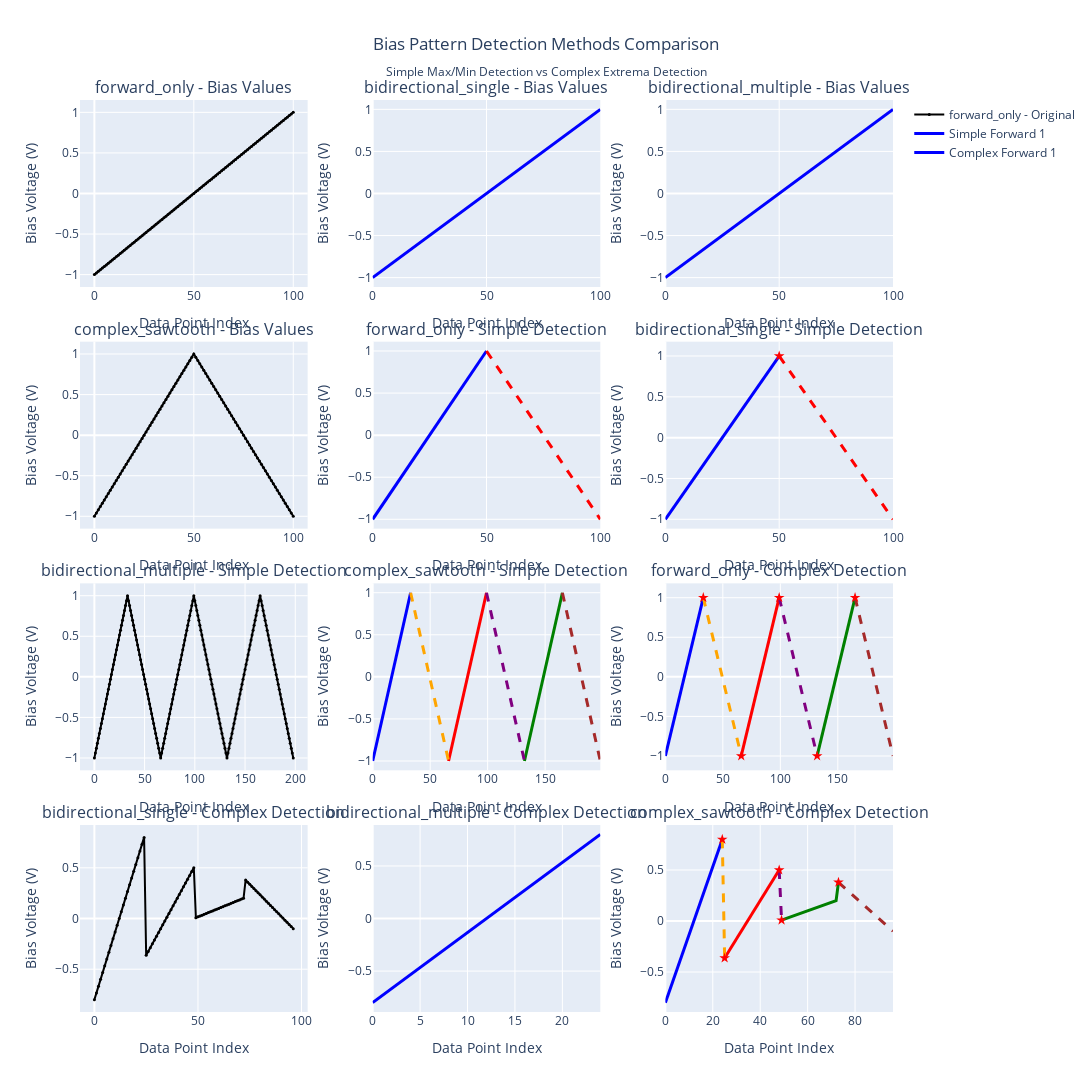

Here is the notebook cell this chart was saved with:
### Code cell
# Create Visualization Comparing Both Methods
# 創建視覺化圖表比較兩種方法

def create_method_comparison_plot(test_patterns: Dict[str, np.ndarray], 
                                comparison_df: pd.DataFrame) -> go.Figure:
    """
    創建方法比較的可視化圖表
    
    Args:
        test_patterns: 測試模式數據
        comparison_df: 比較結果表格
    
    Returns:
        go.Figure: Plotly圖形對象
    """
    # 選擇幾個代表性的模式進行詳細可視化
    selected_patterns = ['forward_only', 'bidirectional_single', 'bidirectional_multiple', 'complex_sawtooth']
    
    fig = make_subplots(
        rows=len(selected_patterns), cols=3,
        subplot_titles=[
            f'{pattern} - Bias Values' for pattern in selected_patterns
        ] + [
            f'{pattern} - Simple Detection' for pattern in selected_patterns
        ] + [
            f'{pattern} - Complex Detection' for pattern in selected_patterns
        ],
        horizontal_spacing=0.08,
        vertical_spacing=0.06,
        specs=[[{"secondary_y": False}, {"secondary_y": False}, {"secondary_y": False}] for _ in selected_patterns]
    )
    
    colors = ['blue', 'red', 'green', 'orange', 'purple', 'brown', 'pink', 'gray']
    
    for i, pattern_name in enumerate(selected_patterns):
        if pattern_name not in test_patterns:
            continue
            
        bias_values = test_patterns[pattern_name]
        row = i + 1
        
        # Column 1: Original bias values
        fig.add_trace(
            go.Scatter(
                x=list(range(len(bias_values))),
                y=bias_values,
                mode='lines+markers',
                name=f'{pattern_name} - Original',
                line=dict(color='black', width=2),
                marker=dict(size=3),
                showlegend=(i == 0)
            ),
            row=row, col=1
        )
        
        # Get detection results
        simple_result = detect_bias_pattern_simple(bias_values)
        complex_result = detect_bias_pattern_complex(bias_values, sensitivity=0.05)
        
        # Column 2: Simple method segments
        color_idx = 0
        for j, segment in enumerate(simple_result['forward_segments']):
            fig.add_trace(
                go.Scatter(
                    x=segment,
                    y=bias_values[segment],
                    mode='lines',
                    name=f'Simple Forward {j+1}' if i == 0 else None,
                    line=dict(color=colors[color_idx % len(colors)], width=3),
                    showlegend=(i == 0)
                ),
                row=row, col=2
            )
            color_idx += 1
            
        for j, segment in enumerate(simple_result['backward_segments']):
            fig.add_trace(
                go.Scatter(
                    x=segment,
                    y=bias_values[segment],
                    mode='lines',
                    name=f'Simple Backward {j+1}' if i == 0 else None,
                    line=dict(color=colors[color_idx % len(colors)], width=3, dash='dash'),
                    showlegend=(i == 0)
                ),
                row=row, col=2
            )
            color_idx += 1
        
        # Column 3: Complex method segments
        color_idx = 0
        for j, segment in enumerate(complex_result['forward_segments']):
            fig.add_trace(
                go.Scatter(
                    x=segment,
                    y=bias_values[segment],
                    mode='lines',
                    name=f'Complex Forward {j+1}' if i == 0 else None,
                    line=dict(color=colors[color_idx % len(colors)], width=3),
                    showlegend=(i == 0)
                ),
                row=row, col=3
            )
            color_idx += 1
            
        for j, segment in enumerate(complex_result['backward_segments']):
            fig.add_trace(
                go.Scatter(
                    x=segment,
                    y=bias_values[segment],
                    mode='lines',
                    name=f'Complex Backward {j+1}' if i == 0 else None,
                    line=dict(color=colors[color_idx % len(colors)], width=3, dash='dash'),
                    showlegend=(i == 0)
                ),
                row=row, col=3
            )
            color_idx += 1
        
        # 標記極值點（僅在複雜方法中）
        if complex_result['extrema_points']:
            extrema_indices = complex_result['extrema_points']
            fig.add_trace(
                go.Scatter(
                    x=extrema_indices,
                    y=bias_values[extrema_indices],
                    mode='markers',
                    name='Extrema Points' if i == 0 else None,
                    marker=dict(color='red', size=8, symbol='star'),
                    showlegend=(i == 0)
                ),
                row=row, col=3
            )
    
    # 更新軸標籤
    for i in range(len(selected_patterns)):
        row = i + 1
        for col in [1, 2, 3]:
            fig.update_xaxes(title_text="Data Point Index", row=row, col=col)
            fig.update_yaxes(title_text="Bias Voltage (V)", row=row, col=col)
    
    fig.update_layout(
        title=dict(
            text="Bias Pattern Detection Methods Comparison<br><sub>Simple Max/Min Detection vs Complex Extrema Detection</sub>",
            x=0.5
        ),
        width=1400,
        height=300 * len(selected_patterns),
        showlegend=True,
        legend=dict(x=1.02, y=1.0)
    )
    
    return fig

# 創建並顯示比較圖表
if test_bias_patterns:
    comparison_plot = create_method_comparison_plot(test_bias_patterns, comparison_df)
    comparison_plot.show()
    
    print("\n" + "=" * 80)
    print("📊 VISUALIZATION COMPLETED")
    print("=" * 80)
    print("The plot above shows:")
    print("• Column 1: Original bias scanning patterns")
    print("• Column 2: Simple method detection results (solid=forward, dash=backward)")
    print("• Column 3: Complex method detection results with extrema points marked")
    print("• Different colors represent different detected segments")
else:
    print("❌ No test patterns available for visualization")

### Figure 1 — Plotly figure (JSON) as saved in the notebook; plotly's stock layout.template omitted (floating-point values rounded to 4 significant figures; data arrays with more than 128 entries replaced by an {"elided": "..."} marker saying what was removed)
{"data": [{"line": {"color": "black", "width": 2}, "marker": {"size": 3}, "mode": "lines+markers", "name": "forward_only - Original", "showlegend": true, "type": "scatter", "x": [0, 1, 2, 3, 4, 5, 6, 7, 8, 9, 10, 11, 12, 13, 14, 15, 16, 17, 18, 19, 20, 21, 22, 23, 24, 25, 26, 27, 28, 29, 30, 31, 32, 33, 34, 35, 36, 37, 38, 39, 40, 41, 42, 43, 44, 45, 46, 47, 48, 49, 50, 51, 52, 53, 54, 55, 56, 57, 58, 59, 60, 61, 62, 63, 64, 65, 66, 67, 68, 69, 70, 71, 72, 73, 74, 75, 76, 77, 78, 79, 80, 81, 82, 83, 84, 85, 86, 87, 88, 89, 90, 91, 92, 93, 94, 95, 96, 97, 98, 99, 100], "xaxis": "x", "y": [-1.0, -0.98, -0.96, -0.94, -0.92, -0.9, -0.88, -0.86, -0.84, -0.82, -0.8, -0.78, -0.76, -0.74, -0.72, -0.7, -0.68, -0.66, -0.64, -0.62, -0.6, -0.58, -0.56, -0.54, -0.52, -0.5, -0.48, -0.46, -0.44, -0.42, -0.4, -0.38, -0.36, -0.34, -0.32, -0.3, -0.28, -0.26, -0.24, -0.22, -0.2, -0.18, -0.16, -0.14, -0.12, -0.1, -0.08, -0.06, -0.04, -0.02, 0.0, 0.02, 0.04, 0.06, 0.08, 0.1, 0.12, 0.14, 0.16, 0.18, 0.2, 0.22, 0.24, 0.26, 0.28, 0.3, 0.32, 0.34, 0.36, 0.38, 0.4, 0.42, 0.44, 0.46, 0.48, 0.5, 0.52, 0.54, 0.56, 0.58, 0.6, 0.62, 0.64, 0.66, 0.68, 0.7, 0.72, 0.74, 0.76, 0.78, 0.8, 0.82, 0.84, 0.86, 0.88, 0.9, 0.92, 0.94, 0.96, 0.98, 1.0], "yaxis": "y"}, {"line": {"color": "blue", "width": 3}, "mode": "lines", "name": "Simple Forward 1", "showlegend": true, "type": "scatter", "x": [0, 1, 2, 3, 4, 5, 6, 7, 8, 9, 10, 11, 12, 13, 14, 15, 16, 17, 18, 19, 20, 21, 22, 23, 24, 25, 26, 27, 28, 29, 30, 31, 32, 33, 34, 35, 36, 37, 38, 39, 40, 41, 42, 43, 44, 45, 46, 47, 48, 49, 50, 51, 52, 53, 54, 55, 56, 57, 58, 59, 60, 61, 62, 63, 64, 65, 66, 67, 68, 69, 70, 71, 72, 73, 74, 75, 76, 77, 78, 79, 80, 81, 82, 83, 84, 85, 86, 87, 88, 89, 90, 91, 92, 93, 94, 95, 96, 97, 98, 99, 100], "xaxis": "x2", "y": [-1.0, -0.98, -0.96, -0.94, -0.92, -0.9, -0.88, -0.86, -0.84, -0.82, -0.8, -0.78, -0.76, -0.74, -0.72, -0.7, -0.68, -0.66, -0.64, -0.62, -0.6, -0.58, -0.56, -0.54, -0.52, -0.5, -0.48, -0.46, -0.44, -0.42, -0.4, -0.38, -0.36, -0.34, -0.32, -0.3, -0.28, -0.26, -0.24, -0.22, -0.2, -0.18, -0.16, -0.14, -0.12, -0.1, -0.08, -0.06, -0.04, -0.02, 0.0, 0.02, 0.04, 0.06, 0.08, 0.1, 0.12, 0.14, 0.16, 0.18, 0.2, 0.22, 0.24, 0.26, 0.28, 0.3, 0.32, 0.34, 0.36, 0.38, 0.4, 0.42, 0.44, 0.46, 0.48, 0.5, 0.52, 0.54, 0.56, 0.58, 0.6, 0.62, 0.64, 0.66, 0.68, 0.7, 0.72, 0.74, 0.76, 0.78, 0.8, 0.82, 0.84, 0.86, 0.88, 0.9, 0.92, 0.94, 0.96, 0.98, 1.0], "yaxis": "y2"}, {"line": {"color": "blue", "width": 3}, "mode": "lines", "name": "Complex Forward 1", "showlegend": true, "type": "scatter", "x": [0, 1, 2, 3, 4, 5, 6, 7, 8, 9, 10, 11, 12, 13, 14, 15, 16, 17, 18, 19, 20, 21, 22, 23, 24, 25, 26, 27, 28, 29, 30, 31, 32, 33, 34, 35, 36, 37, 38, 39, 40, 41, 42, 43, 44, 45, 46, 47, 48, 49, 50, 51, 52, 53, 54, 55, 56, 57, 58, 59, 60, 61, 62, 63, 64, 65, 66, 67, 68, 69, 70, 71, 72, 73, 74, 75, 76, 77, 78, 79, 80, 81, 82, 83, 84, 85, 86, 87, 88, 89, 90, 91, 92, 93, 94, 95, 96, 97, 98, 99, 100], "xaxis": "x3", "y": [-1.0, -0.98, -0.96, -0.94, -0.92, -0.9, -0.88, -0.86, -0.84, -0.82, -0.8, -0.78, -0.76, -0.74, -0.72, -0.7, -0.68, -0.66, -0.64, -0.62, -0.6, -0.58, -0.56, -0.54, -0.52, -0.5, -0.48, -0.46, -0.44, -0.42, -0.4, -0.38, -0.36, -0.34, -0.32, -0.3, -0.28, -0.26, -0.24, -0.22, -0.2, -0.18, -0.16, -0.14, -0.12, -0.1, -0.08, -0.06, -0.04, -0.02, 0.0, 0.02, 0.04, 0.06, 0.08, 0.1, 0.12, 0.14, 0.16, 0.18, 0.2, 0.22, 0.24, 0.26, 0.28, 0.3, 0.32, 0.34, 0.36, 0.38, 0.4, 0.42, 0.44, 0.46, 0.48, 0.5, 0.52, 0.54, 0.56, 0.58, 0.6, 0.62, 0.64, 0.66, 0.68, 0.7, 0.72, 0.74, 0.76, 0.78, 0.8, 0.82, 0.84, 0.86, 0.88, 0.9, 0.92, 0.94, 0.96, 0.98, 1.0], "yaxis": "y3"}, {"line": {"color": "black", "width": 2}, "marker": {"size": 3}, "mode": "lines+markers", "name": "bidirectional_single - Original", "showlegend": false, "type": "scatter", "x": [0, 1, 2, 3, 4, 5, 6, 7, 8, 9, 10, 11, 12, 13, 14, 15, 16, 17, 18, 19, 20, 21, 22, 23, 24, 25, 26, 27, 28, 29, 30, 31, 32, 33, 34, 35, 36, 37, 38, 39, 40, 41, 42, 43, 44, 45, 46, 47, 48, 49, 50, 51, 52, 53, 54, 55, 56, 57, 58, 59, 60, 61, 62, 63, 64, 65, 66, 67, 68, 69, 70, 71, 72, 73, 74, 75, 76, 77, 78, 79, 80, 81, 82, 83, 84, 85, 86, 87, 88, 89, 90, 91, 92, 93, 94, 95, 96, 97, 98, 99, 100], "xaxis": "x4", "y": [-1.0, -0.96, -0.92, -0.88, -0.84, -0.8, -0.76, -0.72, -0.68, -0.64, -0.6, -0.56, -0.52, -0.48, -0.44, -0.4, -0.36, -0.32, -0.28, -0.24, -0.2, -0.16, -0.12, -0.08, -0.04, 0.0, 0.04, 0.08, 0.12, 0.16, 0.2, 0.24, 0.28, 0.32, 0.36, 0.4, 0.44, 0.48, 0.52, 0.56, 0.6, 0.64, 0.68, 0.72, 0.76, 0.8, 0.84, 0.88, 0.92, 0.96, 1.0, 0.96, 0.92, 0.88, 0.84, 0.8, 0.76, 0.72, 0.68, 0.64, 0.6, 0.56, 0.52, 0.48, 0.44, 0.4, 0.36, 0.32, 0.28, 0.24, 0.2, 0.16, 0.12, 0.08, 0.04, 0.0, -0.04, -0.08, -0.12, -0.16, -0.2, -0.24, -0.28, -0.32, -0.36, -0.4, -0.44, -0.48, -0.52, -0.56, -0.6, -0.64, -0.68, -0.72, -0.76, -0.8, -0.84, -0.88, -0.92, -0.96, -1.0], "yaxis": "y4"}, {"line": {"color": "blue", "width": 3}, "mode": "lines", "showlegend": false, "type": "scatter", "x": [0, 1, 2, 3, 4, 5, 6, 7, 8, 9, 10, 11, 12, 13, 14, 15, 16, 17, 18, 19, 20, 21, 22, 23, 24, 25, 26, 27, 28, 29, 30, 31, 32, 33, 34, 35, 36, 37, 38, 39, 40, 41, 42, 43, 44, 45, 46, 47, 48, 49, 50], "xaxis": "x5", "y": [-1.0, -0.96, -0.92, -0.88, -0.84, -0.8, -0.76, -0.72, -0.68, -0.64, -0.6, -0.56, -0.52, -0.48, -0.44, -0.4, -0.36, -0.32, -0.28, -0.24, -0.2, -0.16, -0.12, -0.08, -0.04, 0.0, 0.04, 0.08, 0.12, 0.16, 0.2, 0.24, 0.28, 0.32, 0.36, 0.4, 0.44, 0.48, 0.52, 0.56, 0.6, 0.64, 0.68, 0.72, 0.76, 0.8, 0.84, 0.88, 0.92, 0.96, 1.0], "yaxis": "y5"}, {"line": {"color": "red", "dash": "dash", "width": 3}, "mode": "lines", "showlegend": false, "type": "scatter", "x": [50, 51, 52, 53, 54, 55, 56, 57, 58, 59, 60, 61, 62, 63, 64, 65, 66, 67, 68, 69, 70, 71, 72, 73, 74, 75, 76, 77, 78, 79, 80, 81, 82, 83, 84, 85, 86, 87, 88, 89, 90, 91, 92, 93, 94, 95, 96, 97, 98, 99, 100], "xaxis": "x5", "y": [1.0, 0.96, 0.92, 0.88, 0.84, 0.8, 0.76, 0.72, 0.68, 0.64, 0.6, 0.56, 0.52, 0.48, 0.44, 0.4, 0.36, 0.32, 0.28, 0.24, 0.2, 0.16, 0.12, 0.08, 0.04, 0.0, -0.04, -0.08, -0.12, -0.16, -0.2, -0.24, -0.28, -0.32, -0.36, -0.4, -0.44, -0.48, -0.52, -0.56, -0.6, -0.64, -0.68, -0.72, -0.76, -0.8, -0.84, -0.88, -0.92, -0.96, -1.0], "yaxis": "y5"}, {"line": {"color": "blue", "width": 3}, "mode": "lines", "showlegend": false, "type": "scatter", "x": [0, 1, 2, 3, 4, 5, 6, 7, 8, 9, 10, 11, 12, 13, 14, 15, 16, 17, 18, 19, 20, 21, 22, 23, 24, 25, 26, 27, 28, 29, 30, 31, 32, 33, 34, 35, 36, 37, 38, 39, 40, 41, 42, 43, 44, 45, 46, 47, 48, 49, 50], "xaxis": "x6", "y": [-1.0, -0.96, -0.92, -0.88, -0.84, -0.8, -0.76, -0.72, -0.68, -0.64, -0.6, -0.56, -0.52, -0.48, -0.44, -0.4, -0.36, -0.32, -0.28, -0.24, -0.2, -0.16, -0.12, -0.08, -0.04, 0.0, 0.04, 0.08, 0.12, 0.16, 0.2, 0.24, 0.28, 0.32, 0.36, 0.4, 0.44, 0.48, 0.52, 0.56, 0.6, 0.64, 0.68, 0.72, 0.76, 0.8, 0.84, 0.88, 0.92, 0.96, 1.0], "yaxis": "y6"}, {"line": {"color": "red", "dash": "dash", "width": 3}, "mode": "lines", "showlegend": false, "type": "scatter", "x": [50, 51, 52, 53, 54, 55, 56, 57, 58, 59, 60, 61, 62, 63, 64, 65, 66, 67, 68, 69, 70, 71, 72, 73, 74, 75, 76, 77, 78, 79, 80, 81, 82, 83, 84, 85, 86, 87, 88, 89, 90, 91, 92, 93, 94, 95, 96, 97, 98, 99, 100], "xaxis": "x6", "y": [1.0, 0.96, 0.92, 0.88, 0.84, 0.8, 0.76, 0.72, 0.68, 0.64, 0.6, 0.56, 0.52, 0.48, 0.44, 0.4, 0.36, 0.32, 0.28, 0.24, 0.2, 0.16, 0.12, 0.08, 0.04, 0.0, -0.04, -0.08, -0.12, -0.16, -0.2, -0.24, -0.28, -0.32, -0.36, -0.4, -0.44, -0.48, -0.52, -0.56, -0.6, -0.64, -0.68, -0.72, -0.76, -0.8, -0.84, -0.88, -0.92, -0.96, -1.0], "yaxis": "y6"}, {"marker": {"color": "red", "size": 8, "symbol": "star"}, "mode": "markers", "showlegend": false, "type": "scatter", "x": [50], "xaxis": "x6", "y": [1.0], "yaxis": "y6"}, {"line": {"color": "black", "width": 2}, "marker": {"size": 3}, "mode": "lines+markers", "name": "bidirectional_multiple - Original", "showlegend": false, "type": "scatter", "x": {"elided": "199 int values"}, "xaxis": "x7", "y": {"elided": "199 float values"}, "yaxis": "y7"}, {"line": {"color": "blue", "width": 3}, "mode": "lines", "showlegend": false, "type": "scatter", "x": [0, 1, 2, 3, 4, 5, 6, 7, 8, 9, 10, 11, 12, 13, 14, 15, 16, 17, 18, 19, 20, 21, 22, 23, 24, 25, 26, 27, 28, 29, 30, 31, 32, 33], "xaxis": "x8", "y": [-1.0, -0.9394, -0.8788, -0.8182, -0.7576, -0.697, -0.6364, -0.5758, -0.5152, -0.4545, -0.3939, -0.3333, -0.2727, -0.2121, -0.1515, -0.09091, -0.0303, 0.0303, 0.09091, 0.1515, 0.2121, 0.2727, 0.3333, 0.3939, 0.4545, 0.5152, 0.5758, 0.6364, 0.697, 0.7576, 0.8182, 0.8788, 0.9394, 1.0], "yaxis": "y8"}, {"line": {"color": "red", "width": 3}, "mode": "lines", "showlegend": false, "type": "scatter", "x": [66, 67, 68, 69, 70, 71, 72, 73, 74, 75, 76, 77, 78, 79, 80, 81, 82, 83, 84, 85, 86, 87, 88, 89, 90, 91, 92, 93, 94, 95, 96, 97, 98, 99], "xaxis": "x8", "y": [-1.0, -0.9394, -0.8788, -0.8182, -0.7576, -0.697, -0.6364, -0.5758, -0.5152, -0.4545, -0.3939, -0.3333, -0.2727, -0.2121, -0.1515, -0.09091, -0.0303, 0.0303, 0.09091, 0.1515, 0.2121, 0.2727, 0.3333, 0.3939, 0.4545, 0.5152, 0.5758, 0.6364, 0.697, 0.7576, 0.8182, 0.8788, 0.9394, 1.0], "yaxis": "y8"}, {"line": {"color": "green", "width": 3}, "mode": "lines", "showlegend": false, "type": "scatter", "x": [132, 133, 134, 135, 136, 137, 138, 139, 140, 141, 142, 143, 144, 145, 146, 147, 148, 149, 150, 151, 152, 153, 154, 155, 156, 157, 158, 159, 160, 161, 162, 163, 164, 165], "xaxis": "x8", "y": [-1.0, -0.9394, -0.8788, -0.8182, -0.7576, -0.697, -0.6364, -0.5758, -0.5152, -0.4545, -0.3939, -0.3333, -0.2727, -0.2121, -0.1515, -0.09091, -0.0303, 0.0303, 0.09091, 0.1515, 0.2121, 0.2727, 0.3333, 0.3939, 0.4545, 0.5152, 0.5758, 0.6364, 0.697, 0.7576, 0.8182, 0.8788, 0.9394, 1.0], "yaxis": "y8"}, {"line": {"color": "orange", "dash": "dash", "width": 3}, "mode": "lines", "showlegend": false, "type": "scatter", "x": [33, 34, 35, 36, 37, 38, 39, 40, 41, 42, 43, 44, 45, 46, 47, 48, 49, 50, 51, 52, 53, 54, 55, 56, 57, 58, 59, 60, 61, 62, 63, 64, 65, 66], "xaxis": "x8", "y": [1.0, 0.9394, 0.8788, 0.8182, 0.7576, 0.697, 0.6364, 0.5758, 0.5152, 0.4545, 0.3939, 0.3333, 0.2727, 0.2121, 0.1515, 0.09091, 0.0303, -0.0303, -0.09091, -0.1515, -0.2121, -0.2727, -0.3333, -0.3939, -0.4545, -0.5152, -0.5758, -0.6364, -0.697, -0.7576, -0.8182, -0.8788, -0.9394, -1.0], "yaxis": "y8"}, {"line": {"color": "purple", "dash": "dash", "width": 3}, "mode": "lines", "showlegend": false, "type": "scatter", "x": [99, 100, 101, 102, 103, 104, 105, 106, 107, 108, 109, 110, 111, 112, 113, 114, 115, 116, 117, 118, 119, 120, 121, 122, 123, 124, 125, 126, 127, 128, 129, 130, 131, 132], "xaxis": "x8", "y": [1.0, 0.9394, 0.8788, 0.8182, 0.7576, 0.697, 0.6364, 0.5758, 0.5152, 0.4545, 0.3939, 0.3333, 0.2727, 0.2121, 0.1515, 0.09091, 0.0303, -0.0303, -0.09091, -0.1515, -0.2121, -0.2727, -0.3333, -0.3939, -0.4545, -0.5152, -0.5758, -0.6364, -0.697, -0.7576, -0.8182, -0.8788, -0.9394, -1.0], "yaxis": "y8"}, {"line": {"color": "brown", "dash": "dash", "width": 3}, "mode": "lines", "showlegend": false, "type": "scatter", "x": [165, 166, 167, 168, 169, 170, 171, 172, 173, 174, 175, 176, 177, 178, 179, 180, 181, 182, 183, 184, 185, 186, 187, 188, 189, 190, 191, 192, 193, 194, 195, 196, 197, 198], "xaxis": "x8", "y": [1.0, 0.9394, 0.8788, 0.8182, 0.7576, 0.697, 0.6364, 0.5758, 0.5152, 0.4545, 0.3939, 0.3333, 0.2727, 0.2121, 0.1515, 0.09091, 0.0303, -0.0303, -0.09091, -0.1515, -0.2121, -0.2727, -0.3333, -0.3939, -0.4545, -0.5152, -0.5758, -0.6364, -0.697, -0.7576, -0.8182, -0.8788, -0.9394, -1.0], "yaxis": "y8"}, {"line": {"color": "blue", "width": 3}, "mode": "lines", "showlegend": false, "type": "scatter", "x": [0, 1, 2, 3, 4, 5, 6, 7, 8, 9, 10, 11, 12, 13, 14, 15, 16, 17, 18, 19, 20, 21, 22, 23, 24, 25, 26, 27, 28, 29, 30, 31, 32, 33], "xaxis": "x9", "y": [-1.0, -0.9394, -0.8788, -0.8182, -0.7576, -0.697, -0.6364, -0.5758, -0.5152, -0.4545, -0.3939, -0.3333, -0.2727, -0.2121, -0.1515, -0.09091, -0.0303, 0.0303, 0.09091, 0.1515, 0.2121, 0.2727, 0.3333, 0.3939, 0.4545, 0.5152, 0.5758, 0.6364, 0.697, 0.7576, 0.8182, 0.8788, 0.9394, 1.0], "yaxis": "y9"}, {"line": {"color": "red", "width": 3}, "mode": "lines", "showlegend": false, "type": "scatter", "x": [66, 67, 68, 69, 70, 71, 72, 73, 74, 75, 76, 77, 78, 79, 80, 81, 82, 83, 84, 85, 86, 87, 88, 89, 90, 91, 92, 93, 94, 95, 96, 97, 98, 99], "xaxis": "x9", "y": [-1.0, -0.9394, -0.8788, -0.8182, -0.7576, -0.697, -0.6364, -0.5758, -0.5152, -0.4545, -0.3939, -0.3333, -0.2727, -0.2121, -0.1515, -0.09091, -0.0303, 0.0303, 0.09091, 0.1515, 0.2121, 0.2727, 0.3333, 0.3939, 0.4545, 0.5152, 0.5758, 0.6364, 0.697, 0.7576, 0.8182, 0.8788, 0.9394, 1.0], "yaxis": "y9"}, {"line": {"color": "green", "width": 3}, "mode": "lines", "showlegend": false, "type": "scatter", "x": [132, 133, 134, 135, 136, 137, 138, 139, 140, 141, 142, 143, 144, 145, 146, 147, 148, 149, 150, 151, 152, 153, 154, 155, 156, 157, 158, 159, 160, 161, 162, 163, 164, 165], "xaxis": "x9", "y": [-1.0, -0.9394, -0.8788, -0.8182, -0.7576, -0.697, -0.6364, -0.5758, -0.5152, -0.4545, -0.3939, -0.3333, -0.2727, -0.2121, -0.1515, -0.09091, -0.0303, 0.0303, 0.09091, 0.1515, 0.2121, 0.2727, 0.3333, 0.3939, 0.4545, 0.5152, 0.5758, 0.6364, 0.697, 0.7576, 0.8182, 0.8788, 0.9394, 1.0], "yaxis": "y9"}, {"line": {"color": "orange", "dash": "dash", "width": 3}, "mode": "lines", "showlegend": false, "type": "scatter", "x": [33, 34, 35, 36, 37, 38, 39, 40, 41, 42, 43, 44, 45, 46, 47, 48, 49, 50, 51, 52, 53, 54, 55, 56, 57, 58, 59, 60, 61, 62, 63, 64, 65, 66], "xaxis": "x9", "y": [1.0, 0.9394, 0.8788, 0.8182, 0.7576, 0.697, 0.6364, 0.5758, 0.5152, 0.4545, 0.3939, 0.3333, 0.2727, 0.2121, 0.1515, 0.09091, 0.0303, -0.0303, -0.09091, -0.1515, -0.2121, -0.2727, -0.3333, -0.3939, -0.4545, -0.5152, -0.5758, -0.6364, -0.697, -0.7576, -0.8182, -0.8788, -0.9394, -1.0], "yaxis": "y9"}, {"line": {"color": "purple", "dash": "dash", "width": 3}, "mode": "lines", "showlegend": false, "type": "scatter", "x": [99, 100, 101, 102, 103, 104, 105, 106, 107, 108, 109, 110, 111, 112, 113, 114, 115, 116, 117, 118, 119, 120, 121, 122, 123, 124, 125, 126, 127, 128, 129, 130, 131, 132], "xaxis": "x9", "y": [1.0, 0.9394, 0.8788, 0.8182, 0.7576, 0.697, 0.6364, 0.5758, 0.5152, 0.4545, 0.3939, 0.3333, 0.2727, 0.2121, 0.1515, 0.09091, 0.0303, -0.0303, -0.09091, -0.1515, -0.2121, -0.2727, -0.3333, -0.3939, -0.4545, -0.5152, -0.5758, -0.6364, -0.697, -0.7576, -0.8182, -0.8788, -0.9394, -1.0], "yaxis": "y9"}, {"line": {"color": "brown", "dash": "dash", "width": 3}, "mode": "lines", "showlegend": false, "type": "scatter", "x": [165, 166, 167, 168, 169, 170, 171, 172, 173, 174, 175, 176, 177, 178, 179, 180, 181, 182, 183, 184, 185, 186, 187, 188, 189, 190, 191, 192, 193, 194, 195, 196, 197, 198], "xaxis": "x9", "y": [1.0, 0.9394, 0.8788, 0.8182, 0.7576, 0.697, 0.6364, 0.5758, 0.5152, 0.4545, 0.3939, 0.3333, 0.2727, 0.2121, 0.1515, 0.09091, 0.0303, -0.0303, -0.09091, -0.1515, -0.2121, -0.2727, -0.3333, -0.3939, -0.4545, -0.5152, -0.5758, -0.6364, -0.697, -0.7576, -0.8182, -0.8788, -0.9394, -1.0], "yaxis": "y9"}, {"marker": {"color": "red", "size": 8, "symbol": "star"}, "mode": "markers", "showlegend": false, "type": "scatter", "x": [33, 66, 99, 132, 165], "xaxis": "x9", "y": [1.0, -1.0, 1.0, -1.0, 1.0], "yaxis": "y9"}, {"line": {"color": "black", "width": 2}, "marker": {"size": 3}, "mode": "lines+markers", "name": "complex_sawtooth - Original", "showlegend": false, "type": "scatter", "x": [0, 1, 2, 3, 4, 5, 6, 7, 8, 9, 10, 11, 12, 13, 14, 15, 16, 17, 18, 19, 20, 21, 22, 23, 24, 25, 26, 27, 28, 29, 30, 31, 32, 33, 34, 35, 36, 37, 38, 39, 40, 41, 42, 43, 44, 45, 46, 47, 48, 49, 50, 51, 52, 53, 54, 55, 56, 57, 58, 59, 60, 61, 62, 63, 64, 65, 66, 67, 68, 69, 70, 71, 72, 73, 74, 75, 76, 77, 78, 79, 80, 81, 82, 83, 84, 85, 86, 87, 88, 89, 90, 91, 92, 93, 94, 95, 96], "xaxis": "x10", "y": [-0.8, -0.7333, -0.6667, -0.6, -0.5333, -0.4667, -0.4, -0.3333, -0.2667, -0.2, -0.1333, -0.06667, 0.0, 0.06667, 0.1333, 0.2, 0.2667, 0.3333, 0.4, 0.4667, 0.5333, 0.6, 0.6667, 0.7333, 0.8, -0.3625, -0.325, -0.2875, -0.25, -0.2125, -0.175, -0.1375, -0.1, -0.0625, -0.025, 0.0125, 0.05, 0.0875, 0.125, 0.1625, 0.2, 0.2375, 0.275, 0.3125, 0.35, 0.3875, 0.425, 0.4625, 0.5, 0.008333, 0.01667, 0.025, 0.03333, 0.04167, 0.05, 0.05833, 0.06667, 0.075, 0.08333, 0.09167, 0.1, 0.1083, 0.1167, 0.125, 0.1333, 0.1417, 0.15, 0.1583, 0.1667, 0.175, 0.1833, 0.1917, 0.2, 0.3792, 0.3583, 0.3375, 0.3167, 0.2958, 0.275, 0.2542, 0.2333, 0.2125, 0.1917, 0.1708, 0.15, 0.1292, 0.1083, 0.0875, 0.06667, 0.04583, 0.025, 0.004167, -0.01667, -0.0375, -0.05833, -0.07917, -0.1], "yaxis": "y10"}, {"line": {"color": "blue", "width": 3}, "mode": "lines", "showlegend": false, "type": "scatter", "x": [0, 1, 2, 3, 4, 5, 6, 7, 8, 9, 10, 11, 12, 13, 14, 15, 16, 17, 18, 19, 20, 21, 22, 23, 24], "xaxis": "x11", "y": [-0.8, -0.7333, -0.6667, -0.6, -0.5333, -0.4667, -0.4, -0.3333, -0.2667, -0.2, -0.1333, -0.06667, 0.0, 0.06667, 0.1333, 0.2, 0.2667, 0.3333, 0.4, 0.4667, 0.5333, 0.6, 0.6667, 0.7333, 0.8], "yaxis": "y11"}, {"line": {"color": "blue", "width": 3}, "mode": "lines", "showlegend": false, "type": "scatter", "x": [0, 1, 2, 3, 4, 5, 6, 7, 8, 9, 10, 11, 12, 13, 14, 15, 16, 17, 18, 19, 20, 21, 22, 23, 24], "xaxis": "x12", "y": [-0.8, -0.7333, -0.6667, -0.6, -0.5333, -0.4667, -0.4, -0.3333, -0.2667, -0.2, -0.1333, -0.06667, 0.0, 0.06667, 0.1333, 0.2, 0.2667, 0.3333, 0.4, 0.4667, 0.5333, 0.6, 0.6667, 0.7333, 0.8], "yaxis": "y12"}, {"line": {"color": "red", "width": 3}, "mode": "lines", "showlegend": false, "type": "scatter", "x": [25, 26, 27, 28, 29, 30, 31, 32, 33, 34, 35, 36, 37, 38, 39, 40, 41, 42, 43, 44, 45, 46, 47, 48], "xaxis": "x12", "y": [-0.3625, -0.325, -0.2875, -0.25, -0.2125, -0.175, -0.1375, -0.1, -0.0625, -0.025, 0.0125, 0.05, 0.0875, 0.125, 0.1625, 0.2, 0.2375, 0.275, 0.3125, 0.35, 0.3875, 0.425, 0.4625, 0.5], "yaxis": "y12"}, {"line": {"color": "green", "width": 3}, "mode": "lines", "showlegend": false, "type": "scatter", "x": [49, 50, 51, 52, 53, 54, 55, 56, 57, 58, 59, 60, 61, 62, 63, 64, 65, 66, 67, 68, 69, 70, 71, 72, 73], "xaxis": "x12", "y": [0.008333, 0.01667, 0.025, 0.03333, 0.04167, 0.05, 0.05833, 0.06667, 0.075, 0.08333, 0.09167, 0.1, 0.1083, 0.1167, 0.125, 0.1333, 0.1417, 0.15, 0.1583, 0.1667, 0.175, 0.1833, 0.1917, 0.2, 0.3792], "yaxis": "y12"}, {"line": {"color": "orange", "dash": "dash", "width": 3}, "mode": "lines", "showlegend": false, "type": "scatter", "x": [24, 25], "xaxis": "x12", "y": [0.8, -0.3625], "yaxis": "y12"}, {"line": {"color": "purple", "dash": "dash", "width": 3}, "mode": "lines", "showlegend": false, "type": "scatter", "x": [48, 49], "xaxis": "x12", "y": [0.5, 0.008333], "yaxis": "y12"}, {"line": {"color": "brown", "dash": "dash", "width": 3}, "mode": "lines", "showlegend": false, "type": "scatter", "x": [73, 74, 75, 76, 77, 78, 79, 80, 81, 82, 83, 84, 85, 86, 87, 88, 89, 90, 91, 92, 93, 94, 95, 96], "xaxis": "x12", "y": [0.3792, 0.3583, 0.3375, 0.3167, 0.2958, 0.275, 0.2542, 0.2333, 0.2125, 0.1917, 0.1708, 0.15, 0.1292, 0.1083, 0.0875, 0.06667, 0.04583, 0.025, 0.004167, -0.01667, -0.0375, -0.05833, -0.07917, -0.1], "yaxis": "y12"}, {"marker": {"color": "red", "size": 8, "symbol": "star"}, "mode": "markers", "showlegend": false, "type": "scatter", "x": [24, 25, 48, 49, 73], "xaxis": "x12", "y": [0.8, -0.3625, 0.5, 0.008333, 0.3792], "yaxis": "y12"}], "layout": {"annotations": [{"font": {"size": 16}, "showarrow": false, "text": "forward_only - Bias Values", "x": 0.14, "xanchor": "center", "xref": "paper", "y": 1, "yanchor": "bottom", "yref": "paper"}, {"font": {"size": 16}, "showarrow": false, "text": "bidirectional_single - Bias Values", "x": 0.5, "xanchor": "center", "xref": "paper", "y": 1, "yanchor": "bottom", "yref": "paper"}, {"font": {"size": 16}, "showarrow": false, "text": "bidirectional_multiple - Bias Values", "x": 0.86, "xanchor": "center", "xref": "paper", "y": 1, "yanchor": "bottom", "yref": "paper"}, {"font": {"size": 16}, "showarrow": false, "text": "complex_sawtooth - Bias Values", "x": 0.14, "xanchor": "center", "xref": "paper", "y": 0.735, "yanchor": "bottom", "yref": "paper"}, {"font": {"size": 16}, "showarrow": false, "text": "forward_only - Simple Detection", "x": 0.5, "xanchor": "center", "xref": "paper", "y": 0.735, "yanchor": "bottom", "yref": "paper"}, {"font": {"size": 16}, "showarrow": false, "text": "bidirectional_single - Simple Detection", "x": 0.86, "xanchor": "center", "xref": "paper", "y": 0.735, "yanchor": "bottom", "yref": "paper"}, {"font": {"size": 16}, "showarrow": false, "text": "bidirectional_multiple - Simple Detection", "x": 0.14, "xanchor": "center", "xref": "paper", "y": 0.47, "yanchor": "bottom", "yref": "paper"}, {"font": {"size": 16}, "showarrow": false, "text": "complex_sawtooth - Simple Detection", "x": 0.5, "xanchor": "center", "xref": "paper", "y": 0.47, "yanchor": "bottom", "yref": "paper"}, {"font": {"size": 16}, "showarrow": false, "text": "forward_only - Complex Detection", "x": 0.86, "xanchor": "center", "xref": "paper", "y": 0.47, "yanchor": "bottom", "yref": "paper"}, {"font": {"size": 16}, "showarrow": false, "text": "bidirectional_single - Complex Detection", "x": 0.14, "xanchor": "center", "xref": "paper", "y": 0.205, "yanchor": "bottom", "yref": "paper"}, {"font": {"size": 16}, "showarrow": false, "text": "bidirectional_multiple - Complex Detection", "x": 0.5, "xanchor": "center", "xref": "paper", "y": 0.205, "yanchor": "bottom", "yref": "paper"}, {"font": {"size": 16}, "showarrow": false, "text": "complex_sawtooth - Complex Detection", "x": 0.86, "xanchor": "center", "xref": "paper", "y": 0.205, "yanchor": "bottom", "yref": "paper"}], "height": 1200, "legend": {"x": 1.02, "y": 1}, "showlegend": true, "title": {"text": "Bias Pattern Detection Methods Comparison<br><sub>Simple Max/Min Detection vs Complex Extrema Detection</sub>", "x": 0.5}, "width": 1400, "xaxis": {"anchor": "y", "domain": [0, 0.28], "title": {"text": "Data Point Index"}}, "xaxis10": {"anchor": "y10", "domain": [0, 0.28], "title": {"text": "Data Point Index"}}, "xaxis11": {"anchor": "y11", "domain": [0.36, 0.64], "title": {"text": "Data Point Index"}}, "xaxis12": {"anchor": "y12", "domain": [0.72, 1], "title": {"text": "Data Point Index"}}, "xaxis2": {"anchor": "y2", "domain": [0.36, 0.64], "title": {"text": "Data Point Index"}}, "xaxis3": {"anchor": "y3", "domain": [0.72, 1], "title": {"text": "Data Point Index"}}, "xaxis4": {"anchor": "y4", "domain": [0, 0.28], "title": {"text": "Data Point Index"}}, "xaxis5": {"anchor": "y5", "domain": [0.36, 0.64], "title": {"text": "Data Point Index"}}, "xaxis6": {"anchor": "y6", "domain": [0.72, 1], "title": {"text": "Data Point Index"}}, "xaxis7": {"anchor": "y7", "domain": [0, 0.28], "title": {"text": "Data Point Index"}}, "xaxis8": {"anchor": "y8", "domain": [0.36, 0.64], "title": {"text": "Data Point Index"}}, "xaxis9": {"anchor": "y9", "domain": [0.72, 1], "title": {"text": "Data Point Index"}}, "yaxis": {"anchor": "x", "domain": [0.795, 1], "title": {"text": "Bias Voltage (V)"}}, "yaxis10": {"anchor": "x10", "domain": [0, 0.205], "title": {"text": "Bias Voltage (V)"}}, "yaxis11": {"anchor": "x11", "domain": [0, 0.205], "title": {"text": "Bias Voltage (V)"}}, "yaxis12": {"anchor": "x12", "domain": [0, 0.205], "title": {"text": "Bias Voltage (V)"}}, "yaxis2": {"anchor": "x2", "domain": [0.795, 1], "title": {"text": "Bias Voltage (V)"}}, "yaxis3": {"anchor": "x3", "domain": [0.795, 1], "title": {"text": "Bias Voltage (V)"}}, "yaxis4": {"anchor": "x4", "domain": [0.53, 0.735], "title": {"text": "Bias Voltage (V)"}}, "yaxis5": {"anchor": "x5", "domain": [0.53, 0.735], "title": {"text": "Bias Voltage (V)"}}, "yaxis6": {"anchor": "x6", "domain": [0.53, 0.735], "title": {"text": "Bias Voltage (V)"}}, "yaxis7": {"anchor": "x7", "domain": [0.265, 0.47], "title": {"text": "Bias Voltage (V)"}}, "yaxis8": {"anchor": "x8", "domain": [0.265, 0.47], "title": {"text": "Bias Voltage (V)"}}, "yaxis9": {"anchor": "x9", "domain": [0.265, 0.47], "title": {"text": "Bias Voltage (V)"}}}}
